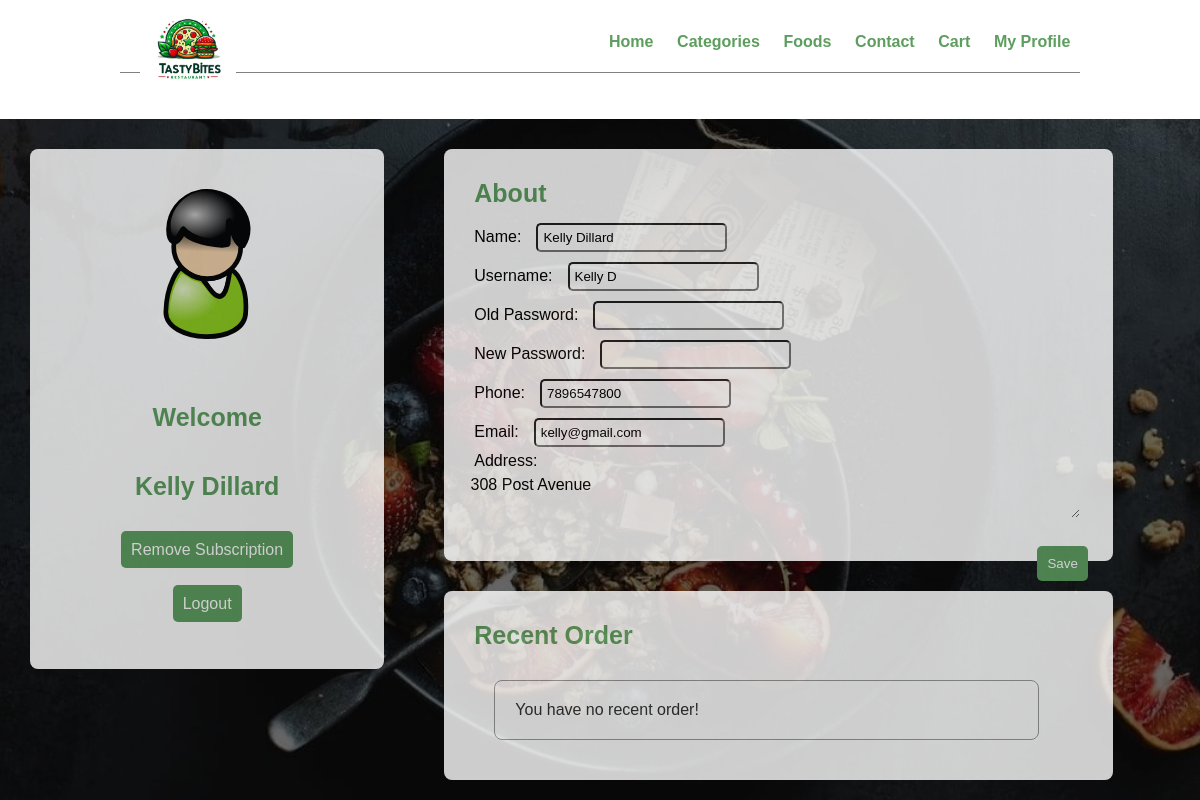
Page /profile.php (signed in) on the committed database.
### tables this page shows
CREATE TABLE IF NOT EXISTS `tbl_customer` (
  `id` int(10) UNSIGNED NOT NULL AUTO_INCREMENT,
  `full_name` varchar(100) NOT NULL,
  `username` varchar(100) NOT NULL,
  `password` varchar(255) NOT NULL,
  `phone` varchar(20) NOT NULL,
  `email` varchar(150) NOT NULL,
  `address` varchar(255) NOT NULL,
  PRIMARY KEY (`id`)
);

### profile.php (the view, shortened to what this page needs)
<?php
  include('partials-front/menu.php');
  $customerId = $_SESSION['customer'];
  $sql1="SELECT * FROM tbl_customer WHERE id=$customerId";
  $res1=mysqli_query($conn, $sql1);
  if($res1==true)
  {
    $count1 = mysqli_num_rows($res1);
    if($count1==1)
    {
      $row1=mysqli_fetch_assoc($res1);
      $name = $row1['full_name'];
      $username = $row1['username'];
      $phone=$row1['phone'];
      $email=$row1['email'];
      $address=$row1['address'];
    }
  }
?>
<html>
    <head>
        <link rel="stylesheet" href="css/admin.css">
        <link rel="stylesheet" href="css/profile.css">
    </head>
    <body>
      <section class="flex">
         <section class="sec1">
           <img src="images/icon/user.svg" width="140px" height="150px">
           <h1 class="title">Welcome</h1>
           <h1 class="title"><?php echo $name; ?></h1>
           <?php
             $sql7="SELECT * FROM tbl_subscriber WHERE email='$email'";
             $res7=mysqli_query($conn, $sql7);
             if($res7==true)
             {
               $count7 = mysqli_num_rows($res7);
               if($count7==1)
               {
                 echo "<a href='profile.php?subscription=no' class='buttons'>Remove Subscription</a>";
               }
             }
           ?>
           <br><br><br>
           <a href="logout.php" class="buttons">Logout</a><br><br><br>
         </section>
         <section class="sec2">
         <div>
           <h1>About</h1>
           <form method="post" action="profile.php">
             <label>Name:</label><input type="text" name="name" value="<?php echo $name; ?>" required><br>
             <label>Username:</label><input type="text" name="username" value="<?php echo $username; ?>" required><br>
             <label>Old Password:</label><input type="text" name="oldPwd"><br>
             <label>New Password:</label><input type="text" name="newPwd"><br>
             <label>Phone:</label><input type="tel" name="phone" value="<?php echo $phone; ?>" required><br>
             <label>Email:</label><input type="email" name="email" value="<?php echo $email; ?>" required><br>
             <label>Address:</label><textarea name="address" rows="2" class="input-responsive" required><?php echo $address; ?></textarea>
             <input type="submit" name="save" class="submit" value="Save" class="btn btn-primary button" >
           </form>
         </div>
         <div>
           <h1>Recent Order</h1>
           <div class="order">
           <?php
             if(isset($_SESSION['order_date'])){
               $order_date = $_SESSION['order_date'];
               $sql8="SELECT * FROM tbl_order WHERE order_date='$order_date' AND customer_id='$customerId'";
               $res8=mysqli_query($conn, $sql8);
               if($res8==true)
               {
                 $count8 = mysqli_num_rows($res8);
                 if($count8>0)
                 {
                    echo "
                    <table class='tbl-full'>
                    <tr>
                    <th>Food</th>
                    <th>Quantity</th>
                    </tr>
                    ";
                    while($row8=mysqli_fetch_assoc($res8)){
                      $food = $row8['food'];
                      $qty = $row8['qty'];
                      echo "
                      <tr>
                        <td>".$food."</td>
                        <td>".$qty."</td>
                      </tr>
                      ";
                    }
                    echo "<a href='profile.php?order_date=".$order_date."' class='button submit'>Cancel Order</a>";
                 }
               }
             }
             else{
               echo "You have no recent order!";
             }
             ?>
           </div>
         </div>
         </section>
      </section>
    </body>
</html>

### css/style.css (style rules this page uses)
* { margin: 0 0; padding: 0 0; font-family: Arial, Helvetica, sans-serif; }
.flex { display:flex; }
a { color: #5d9e5f; text-decoration: none; }
.order { width: 50%; margin: 0 auto; }
.input-responsive { width: 96%; padding: 1%; margin-bottom: 3%; border: none; border-radius: 5px; font-size: 1rem; }

### css/admin.css (style rules this page uses)
* { margin: 0; padding: 0; font-family: Arial, Helvetica, sans-serif; }
input { border-radius:4px; padding: 5%; }
.submit { background-color:#5d9e5f; color:white; border:1px solid #5d9e5f; }
input { border-radius:5px; padding:5px; }

### css/profile.css (style rules this page uses)
body { background-image:url(../images/fosyyyy.jpg) ; background-size: cover; background-position: center; background-repeat: no-repeat; background-attachment: fixed; align-items: center; }
body::before { content: ""; position: fixed; background-attachment: scroll; min-width: 100vw; min-height: 100vh; top: 0; bottom: 0; background-color: black; opacity: .6; z-index: -1; }
img { margin:20px; }
h1 { color:#5d9e5f; margin:10px; font-size:25px; }
.title { margin:40px 20px; }
.flex { display:flex; justify-content:space-between; }
.sec1, .sec2 div { background-color:white; border-radius:8px; opacity:0.8; padding:20px; margin:30px; }
.sec1 { width:40%; height:50%; text-align:center; //margin-top:10%; }
.sec2 { width:100%; height:100%; }
.sec2 div { margin-bottom:20px; height:55%; width:80%; }
label { color:black; padding:10px; }
input { border-radius:5px; padding:5px; margin:5px; }
textarea { border:1px solid gray; border-radius:8px; }
.buttons, .submit { background-color:#5d9e5f; color:white; padding:10px; border-radius:5px; }
.submit { float:right; border:none; }
.order { border:1px solid gray; }

### rows in the picture
tbl_customer: full_name "Kelly Dillard", name "Kelly Dillard", username "Kelly D", phone "7896547800", email "kelly@gmail.com", address "308 Post Avenue"
